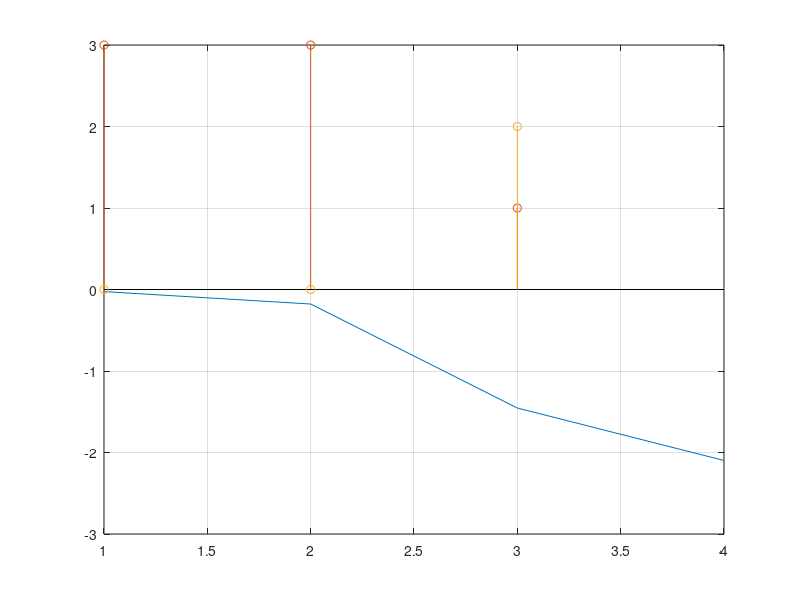

The MATLAB source for this figure:
%Computation of non-bonded interactions%
%Verlet list generation

clc,clear
npart=input('Enter Number of Particles');
x=rand;
x=ones(npart)*x;
for i=1:npart 
    
    nlist(i)=0; % #initializing the Verlet lists
    xv(i)=10*rand; %# storing the positions of particles 
end
 
for i=1:npart-1
    
    x(i)=x(i)*rand+1;   % Generate Randomized values 
    
    for j=i+1:npart
        x(j)=x(j)*rand+1;   % Generating list of randomized values
        xr(i)=x(i)-x(j);
        rv=xv(i)-xv(j);
        
        if (abs(xr)<rv)                         % Determining if the particle j belongs to the verlet list of i and vice vers
            
            nlist(i)=nlist(i)+1;             %Advancing the counters in Verlet Lists
            nlist(j)=nlist(j)+1;
            
       list(i,nlist(i))=j;                   %Storing the particles i and j in respective 
       list(j,nlist(j))=i;                   %Verlet lists 
        end
    end
    
end

plot(xr)
hold on
stem(list)
grid on